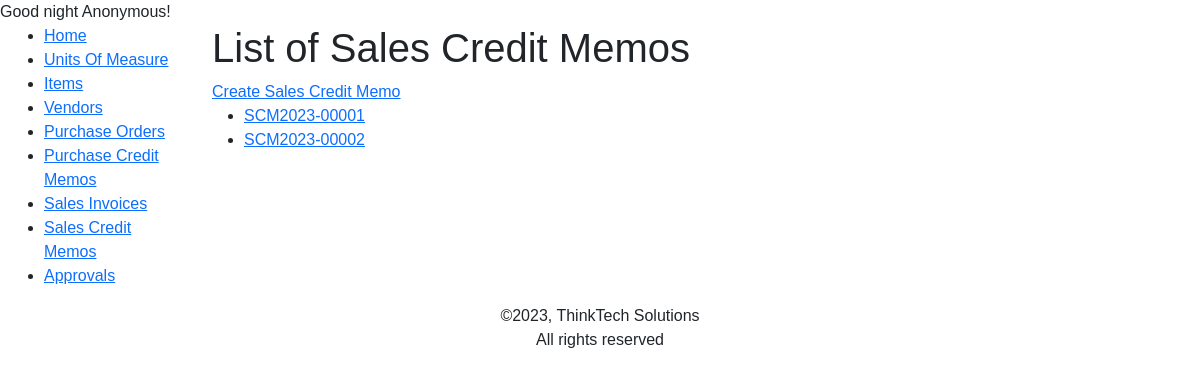
/inventory/salesmemos/, run on an earlier commit of the app's database.
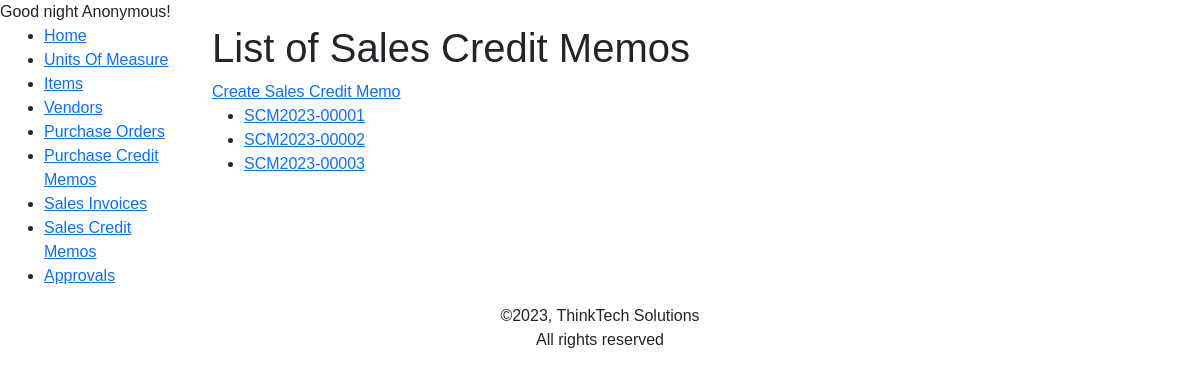
And on a later commit of the database.
### inventory/models.py (models this page shows, shortened)
class SalesCreditMemoHeader(models.Model):
    number = SalesCreditMemo(primary_key=True, editable=False)
    customer = models.CharField(max_length=200)
    date = models.DateField(auto_now=True) # put date logic (should not be earlier than invoice date but can equal invice date)
    invoice_no = models.ForeignKey(SalesLines, on_delete=models.PROTECT, related_name='credit_memo', related_query_name='credit_memo')
    amount = models.PositiveIntegerField(default=0)
    created_by = models.ForeignKey('auth.User', blank=True, null=True, default=None, on_delete=models.PROTECT, related_name='memo', related_query_name='memo',editable=False)
    class Meta:
        ordering = ["number"]
        verbose_name_plural = 'Sales Credit Memos'

### inventory/views.py (the view)
# urls.py: path('salesmemos/', views.SalesCreditMemoListView.as_view(), name='salesmemos'),
class SalesCreditMemoListView(generic.ListView, LoginRequiredMixin):
    model = SalesCreditMemoHeader
    paginate_by = 25

### inventory/templatetags/custom_filters.py (called while the page is built)
@register.filter
def greeting(value):
    current_time = datetime.now().time()
    current_hour = current_time.hour
    if 5 <= current_hour < 12:
        time_category = "morning"
    elif 12 <= current_hour < 17:
        time_category = "afternoon"
    elif 17 <= current_hour < 20:
        time_category = "evening"
    else:
        time_category = "night"
    return f"Good {time_category}"

### inventory/templates/inventory/salescreditmemoheader_list.html (shortened to what this page needs)
{% extends "inventory/base.html" %}
{% block content %}
    <h1>List of Sales Credit Memos</h1>
    <a href="{% url 'inventory:salesmemo-create' %}">Create Sales Credit Memo</a>
    <ul>
        {% for salesmemo in salescreditmemoheader_list %}
        <li><a href="{% url 'inventory:salesmemo-detail' salesmemo.number %}">{{salesmemo.number}}</a></li>
        {% endfor %}
    </ul>
{% endblock %}

What changed in the data, as far as the page shows it:
added SalesCreditMemoHeader: number "SCM2023-00003"
